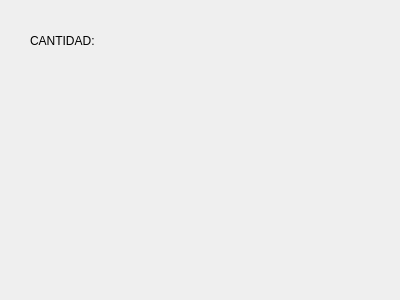
<?xml version="1.0" encoding="UTF-8"?>
<ui version="4.0">
 <class>DialogAlmacen</class>
 <widget class="QDialog" name="DialogAlmacen">
  <property name="geometry">
   <rect>
    <x>0</x>
    <y>0</y>
    <width>400</width>
    <height>300</height>
   </rect>
  </property>
  <property name="windowTitle">
   <string>Dialog</string>
  </property>
  <widget class="QLabel" name="lblCantidad">
   <property name="geometry">
    <rect>
     <x>30</x>
     <y>10</y>
     <width>331</width>
     <height>61</height>
    </rect>
   </property>
   <property name="text">
    <string>CANTIDAD: </string>
   </property>
  </widget>
 </widget>
 <resources/>
 <connections/>
</ui>
